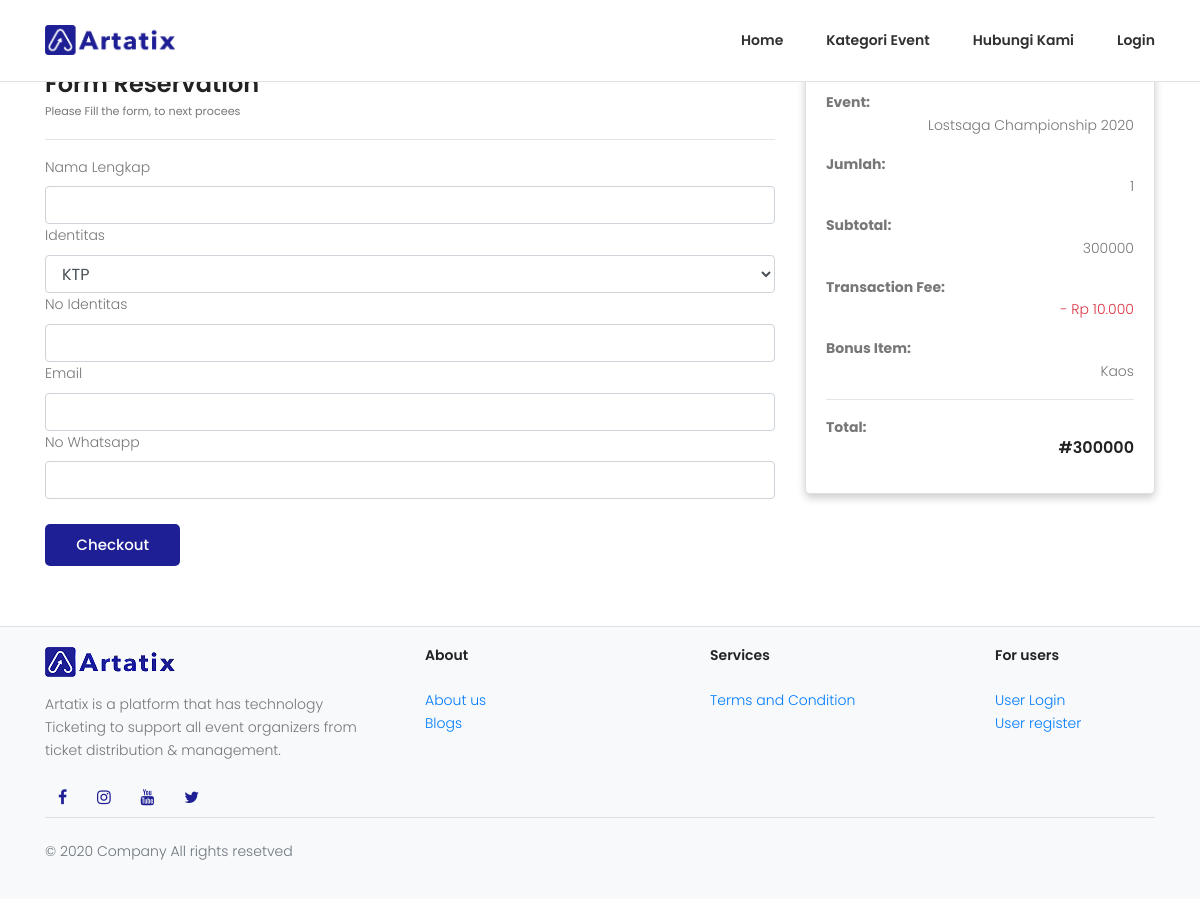
The app's page /page_event_cart_form.php?id=CRT001 with its own data.
### tables this page shows
CREATE TABLE `tbl_cart` (
  `cart_id` varchar(20) NOT NULL,
  `event_id` varchar(20) NOT NULL,
  `tkt_id` varchar(20) NOT NULL,
  `cart_qty` int(11) NOT NULL
);

CREATE TABLE `tbl_event` (
  `event_id` varchar(20) NOT NULL,
  `event_name` varchar(50) NOT NULL,
  `event_category` varchar(50) NOT NULL,
  `event_picture` varchar(50) NOT NULL,
  `event_description` text NOT NULL,
  `event_location` text NOT NULL,
  `event_date_start` varchar(15) NOT NULL,
  `event_date_finish` varchar(15) NOT NULL,
  `event_time_start` time NOT NULL,
  `event_time_finish` time NOT NULL,
  `event_status` varchar(20) NOT NULL,
  `event_sk` text NOT NULL,
  `event_jenis` varchar(20) NOT NULL,
  `user_id` varchar(20) NOT NULL
);

CREATE TABLE `tbl_ticket` (
  `tkt_id` varchar(20) NOT NULL,
  `event_id` varchar(20) NOT NULL,
  `tkt_category` varchar(30) NOT NULL,
  `tkt_stock` int(15) NOT NULL,
  `tkt_price` int(15) NOT NULL,
  `tkt_date_start` varchar(15) NOT NULL,
  `tkt_date_finish` varchar(15) NOT NULL,
  `tkt_desc` text NOT NULL,
  `tkt_status` int(11) NOT NULL,
  `tkt_fee` int(11) NOT NULL
);

### page_event_cart_form.php (the view, shortened to what this page needs)
<?php
include "koneksi/koneksi.php";
$cart_id = $_GET['id'];
?>
<!DOCTYPE html>
<html lang="zxx" class="no-js">
<head>
    <?php
    include "bundle_css_enduser.php";
    ?>
</head>
<body>
    <header class="default-header border-bottom">
        <div class="main-menu">
            <div class="container">
                <div class="row align-items-center justify-content-between d-flex">
                    <div id="logo">
                        <div class="container">
                            <a href="index.php"><img src="img/logo/Artatix2.png" width="130" height="30" alt="" title="" /></a>
                        </div>
                    </div>
                    <nav id="nav-menu-container">
                        <ul class="nav-menu">
                            <li><a href="index.php">Home</a></li>
                            <li><a href="page_kategori.php">Kategori Event</a></li>
                            <li><a href="page_contact.php">Hubungi Kami</a></li>
                            <?php require_once 'auth-navbar.php' ?>
                        </ul>
                    </nav>
                </div>
            </div>
        </div>
    </header>
    <div class="white-space-30"></div>
    <section class="home-banner-area relative" id="home">
        <div class="container">
            <div class="section-top-border">
                <div class="row">
                    <div class="col-lg-8 col-md-8">
                        <?php
                        $queryrow = mysqli_query($konek, "SELECT tbl_event.event_id, tbl_event.event_name, tbl_event.event_category, tbl_event.event_picture, tbl_event.event_description, tbl_event.event_location, tbl_event.event_date_start, tbl_event.event_date_finish, tbl_event.event_time_start, tbl_event.event_time_finish, tbl_event.event_sk, tbl_event.event_status, tbl_event.event_jenis, tbl_ticket.tkt_id, tbl_ticket.tkt_category, tbl_ticket.tkt_stock, tbl_ticket.tkt_price, tbl_ticket.tkt_date_start, tbl_ticket.tkt_desc, tbl_cart.cart_id, tbl_cart.cart_qty FROM tbl_ticket INNER JOIN tbl_event ON tbl_ticket.event_id=tbl_event.event_id INNER JOIN tbl_cart ON tbl_ticket.tkt_id=tbl_cart.tkt_id WHERE tbl_cart.cart_id='$cart_id'  ");
                        while ($row = mysqli_fetch_array($queryrow)) {
                            ?>
                            <h3>Form Reservation</h3>
                            <small>Please Fill the form, to next procees</small>
                            <hr>
                            <form action="page_event_cart_form_proses.php" method="post">
                                <div class="form-group  m-0">
                                    <label>Nama Lengkap</label>
                                    <input type="text" name="cst_name" class="form-control">
                                </div>
                                <div class="form-group  m-0">
                                    <label for="sel1">Identitas</label>
                                    <select class="form-control" id="sel1" name="cst_identity">
                                        <option value="KTP">KTP</option>
                                    </select>
                                </div>
                                <div class="form-group m-0">
                                    <label>No Identitas</label>
                                    <input type="number" name="cst_no_id" class="form-control">
                                </div>
                                <div class="form-group m-0">
                                    <label>Email</label>
                                    <input type="email" name="cst_email" class="form-control">
                                </div>
                                <div class="form-group  m-0">
                                    <label>No Whatsapp</label>
                                    <input type="number" name="cst_notelp" class="form-control">
                                </div>
                                <br>
                    </div>
                    <aside class="col-lg-4">
                        <div class="card">
                            <div class="body">
                                <dl class="dlist-align">
                                    <dt>Event:</dt>
                                    <dd class="text-right"><?= $row['event_name'] ?></dd>
                                </dl>
                                <dl class="dlist-align">
                                    <dt>Jumlah:</dt>
                                    <dd class="text-right"><?= $row['cart_qty'] ?></dd>
                                </dl>
                                <dl class="dlist-align">
                                    <dt>Subtotal:</dt>
                                    <dd class="text-right"><?= $row['tkt_price'] ?></dd>
                                </dl>
                                <dl class="dlist-align">
                                    <dt>Transaction Fee:</dt>
                                    <dd class="text-right text-danger">- Rp 10.000</dd>
                                </dl>
                                <dl class="dlist-align">
                                    <dt>Bonus Item:</dt>
                                    <dd class="text-right">Kaos</dd>
                                </dl>
                                <hr>
                                <dl class="dlist-align">
                                    <dt>Total:</dt>
                                    <?php $total += $row['tkt_price'] * $row['cart_qty']  ?>
                                    <dd class="text-right text-dark b">
                                        <h5>#<?= $total ?></h5>
                                    </dd>
                                </dl>
                            </div>
                        </div>
                    </aside>
                    &nbsp;&nbsp;&nbsp;&nbsp;<a href="page_event_cart_form_proses.php"><button type="submit" name="tambah" class="genric-btn primary circle">Checkout</button></a>
                </div>
            <?php } ?>
            </div>
    </section>
    <?php
    include "footer.php";
    ?>
</body>
</html>

### records on screen
tbl_cart: event.event_name "Lostsaga Championship 2020", cart_qty "1", tkt.tkt_price "300000", total "300000"
